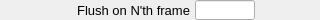
    <widget class="PyDMFrame" name="composite_13">
      <property name="geometry">
        <rect>
          <x>55</x>
          <y>680</y>
          <width>320</width>
          <height>20</height>
        </rect>
      </property>
      <widget class="QLabel" name="text_14">
        <property name="geometry">
          <rect>
            <x>0</x>
            <y>0</y>
            <width>190</width>
            <height>20</height>
          </rect>
        </property>
        <property name="text">
          <string>Flush on N'th frame</string>
        </property>
        <property name="font" stdset="0">
          <font>
            <pointsize>10</pointsize>
          </font>
        </property>
        <property name="brush" stdset="0">
          <brush brushstyle="SolidPattern">
            <color alpha="255">
              <red>0</red>
              <green>0</green>
              <blue>0</blue>
            </color>
          </brush>
        </property>
        <property name="toolTip">
          <string>text_14</string>
        </property>
        <property name="alignment">
          <set>Qt::AlignRight|Qt::AlignTrailing|Qt::AlignVCenter</set>
        </property>
        <property name="styleSheet">
          <string notr="true">QLabel#text_14 {
  color: rgb(0, 0, 0);
  }</string>
        </property>
      </widget>
      <widget class="PyDMLineEdit" name="text_entry_9">
        <property name="geometry">
          <rect>
            <x>195</x>
            <y>0</y>
            <width>60</width>
            <height>20</height>
          </rect>
        </property>
        <property name="channel" stdset="0">
          <string>ca://${prefix}NumFramesFlush</string>
        </property>
        <property name="toolTip">
          <string>${prefix}NumFramesFlush</string>
        </property>
        <property name="font" stdset="0">
          <font>
            <pointsize>10</pointsize>
          </font>
        </property>
        <property name="styleSheet">
          <string notr="true">PyDMLineEdit#text_entry_9 {
  color: rgb(0, 0, 0);
  background-color: rgb(115, 223, 255);
  border: 1px solid black;
  margin: 0px;
  padding: 0px;
  spacing: 0px;
  }</string>
        </property>
      </widget>
      <widget class="PyDMLabel" name="text_update_12">
        <property name="geometry">
          <rect>
            <x>260</x>
            <y>1</y>
            <width>60</width>
            <height>18</height>
          </rect>
        </property>
        <property name="toolTip">
          <string>PV: ${prefix}NumFramesFlush_RBV</string>
        </property>
        <property name="channel" stdset="0">
          <string>ca://${prefix}NumFramesFlush_RBV</string>
        </property>
        <property name="font" stdset="0">
          <font>
            <pointsize>10</pointsize>
          </font>
        </property>
        <property name="alignment">
          <set>Qt::AlignLeading|Qt::AlignLeft|Qt::AlignVCenter</set>
        </property>
        <property name="textInteractionFlags">
          <set>Qt::TextSelectableByKeyboard|Qt::TextSelectableByMouse</set>
        </property>
        <property name="styleSheet">
          <string notr="true">PyDMLabel#text_update_12 {
  color: rgb(10, 0, 184);
  background-color: rgb(187, 187, 187);
  }</string>
        </property>
      </widget>
    </widget>
